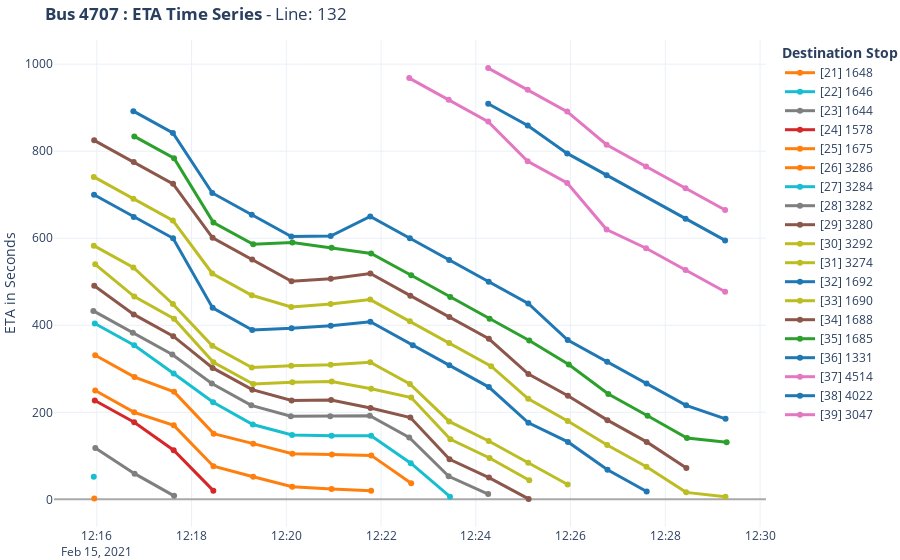

The notebook cell saved with this chart:
### Code cell
bus_id = '4707'
build_time_series_graph(th_df, TH, bus_id).show()

### Figure 1 — Plotly figure (JSON) as saved in the notebook; plotly's stock layout.template omitted (floating-point values rounded to 4 significant figures)
{"data": [{"hoverinfo": "text", "line": {"color": "#ff7f0e", "width": 3}, "mode": "lines+markers", "name": "[21] 1648", "text": ["<b>Bus : 4707</b> <br>Stop[21]: 1648<br>Time : 12:15:56<br>ETA : 2"], "type": "scatter", "x": ["2021-02-15T12:15:56.735648"], "y": [2]}, {"hoverinfo": "text", "line": {"color": "#17becf", "width": 3}, "mode": "lines+markers", "name": "[22] 1646", "text": ["<b>Bus : 4707</b> <br>Stop[22]: 1646<br>Time : 12:15:56<br>ETA : 52"], "type": "scatter", "x": ["2021-02-15T12:15:56.114607"], "y": [52]}, {"hoverinfo": "text", "line": {"color": "#7f7f7f", "width": 3}, "mode": "lines+markers", "name": "[23] 1644", "text": ["<b>Bus : 4707</b> <br>Stop[23]: 1644<br>Time : 12:15:58<br>ETA : 118", "<b>Bus : 4707</b> <br>Stop[23]: 1644<br>Time : 12:16:47<br>ETA : 59", "<b>Bus : 4707</b> <br>Stop[23]: 1644<br>Time : 12:17:37<br>ETA : 8"], "type": "scatter", "x": ["2021-02-15T12:15:58.063297", "2021-02-15T12:16:47.819223", "2021-02-15T12:17:37.844174"], "y": [118, 59, 8]}, {"hoverinfo": "text", "line": {"color": "#d62728", "width": 3}, "mode": "lines+markers", "name": "[24] 1578", "text": ["<b>Bus : 4707</b> <br>Stop[24]: 1578<br>Time : 12:15:57<br>ETA : 227", "<b>Bus : 4707</b> <br>Stop[24]: 1578<br>Time : 12:16:47<br>ETA : 177", "<b>Bus : 4707</b> <br>Stop[24]: 1578<br>Time : 12:17:37<br>ETA : 113", "<b>Bus : 4707</b> <br>Stop[24]: 1578<br>Time : 12:18:27<br>ETA : 20"], "type": "scatter", "x": ["2021-02-15T12:15:57.436022", "2021-02-15T12:16:47.323347", "2021-02-15T12:17:37.317011", "2021-02-15T12:18:27.556085"], "y": [227, 177, 113, 20]}, {"hoverinfo": "text", "line": {"color": "#ff7f0e", "width": 3}, "mode": "lines+markers", "name": "[25] 1675", "text": ["<b>Bus : 4707</b> <br>Stop[25]: 1675<br>Time : 12:15:57<br>ETA : 250", "<b>Bus : 4707</b> <br>Stop[25]: 1675<br>Time : 12:16:47<br>ETA : 200", "<b>Bus : 4707</b> <br>Stop[25]: 1675<br>Time : 12:17:37<br>ETA : 170", "<b>Bus : 4707</b> <br>Stop[25]: 1675<br>Time : 12:18:27<br>ETA : 76", "<b>Bus : 4707</b> <br>Stop[25]: 1675<br>Time : 12:19:18<br>ETA : 52", "<b>Bus : 4707</b> <br>Stop[25]: 1675<br>Time : 12:20:07<br>ETA : 29", "<b>Bus : 4707</b> <br>Stop[25]: 1675<br>Time : 12:20:57<br>ETA : 24", "<b>Bus : 4707</b> <br>Stop[25]: 1675<br>Time : 12:21:47<br>ETA : 20"], "type": "scatter", "x": ["2021-02-15T12:15:57.941938", "2021-02-15T12:16:47.333625", "2021-02-15T12:17:37.435572", "2021-02-15T12:18:27.675230", "2021-02-15T12:19:18.037544", "2021-02-15T12:20:07.454156", "2021-02-15T12:20:57.325830", "2021-02-15T12:21:47.405008"], "y": [250, 200, 170, 76, 52, 29, 24, 20]}, {"hoverinfo": "text", "line": {"color": "#ff7f0e", "width": 3}, "mode": "lines+markers", "name": "[26] 3286", "text": ["<b>Bus : 4707</b> <br>Stop[26]: 3286<br>Time : 12:15:57<br>ETA : 331", "<b>Bus : 4707</b> <br>Stop[26]: 3286<br>Time : 12:16:47<br>ETA : 281", "<b>Bus : 4707</b> <br>Stop[26]: 3286<br>Time : 12:17:37<br>ETA : 247", "<b>Bus : 4707</b> <br>Stop[26]: 3286<br>Time : 12:18:27<br>ETA : 151", "<b>Bus : 4707</b> <br>Stop[26]: 3286<br>Time : 12:19:18<br>ETA : 128", "<b>Bus : 4707</b> <br>Stop[26]: 3286<br>Time : 12:20:07<br>ETA : 105", "<b>Bus : 4707</b> <br>Stop[26]: 3286<br>Time : 12:20:57<br>ETA : 103", "<b>Bus : 4707</b> <br>Stop[26]: 3286<br>Time : 12:21:47<br>ETA : 101", "<b>Bus : 4707</b> <br>Stop[26]: 3286<br>Time : 12:22:38<br>ETA : 37"], "type": "scatter", "x": ["2021-02-15T12:15:57.947228", "2021-02-15T12:16:47.798728", "2021-02-15T12:17:37.841130", "2021-02-15T12:18:27.909858", "2021-02-15T12:19:18.049399", "2021-02-15T12:20:07.675483", "2021-02-15T12:20:57.648781", "2021-02-15T12:21:47.509000", "2021-02-15T12:22:38.148909"], "y": [331, 281, 247, 151, 128, 105, 103, 101, 37]}, {"hoverinfo": "text", "line": {"color": "#17becf", "width": 3}, "mode": "lines+markers", "name": "[27] 3284", "text": ["<b>Bus : 4707</b> <br>Stop[27]: 3284<br>Time : 12:15:57<br>ETA : 404", "<b>Bus : 4707</b> <br>Stop[27]: 3284<br>Time : 12:16:47<br>ETA : 354", "<b>Bus : 4707</b> <br>Stop[27]: 3284<br>Time : 12:17:37<br>ETA : 289", "<b>Bus : 4707</b> <br>Stop[27]: 3284<br>Time : 12:18:27<br>ETA : 223", "<b>Bus : 4707</b> <br>Stop[27]: 3284<br>Time : 12:19:17<br>ETA : 172", "<b>Bus : 4707</b> <br>Stop[27]: 3284<br>Time : 12:20:07<br>ETA : 148", "<b>Bus : 4707</b> <br>Stop[27]: 3284<br>Time : 12:20:57<br>ETA : 146", "<b>Bus : 4707</b> <br>Stop[27]: 3284<br>Time : 12:21:47<br>ETA : 146", "<b>Bus : 4707</b> <br>Stop[27]: 3284<br>Time : 12:22:37<br>ETA : 83", "<b>Bus : 4707</b> <br>Stop[27]: 3284<br>Time : 12:23:27<br>ETA : 6"], "type": "scatter", "x": ["2021-02-15T12:15:57.440088", "2021-02-15T12:16:47.330969", "2021-02-15T12:17:37.304894", "2021-02-15T12:18:27.308816", "2021-02-15T12:19:17.546693", "2021-02-15T12:20:07.285461", "2021-02-15T12:20:57.325796", "2021-02-15T12:21:47.363904", "2021-02-15T12:22:37.611739", "2021-02-15T12:23:27.285237"], "y": [404, 354, 289, 223, 172, 148, 146, 146, 83, 6]}, {"hoverinfo": "text", "line": {"color": "#7f7f7f", "width": 3}, "mode": "lines+markers", "name": "[28] 3282", "text": ["<b>Bus : 4707</b> <br>Stop[28]: 3282<br>Time : 12:15:55<br>ETA : 433", "<b>Bus : 4707</b> <br>Stop[28]: 3282<br>Time : 12:16:45<br>ETA : 383", "<b>Bus : 4707</b> <br>Stop[28]: 3282<br>Time : 12:17:35<br>ETA : 333", "<b>Bus : 4707</b> <br>Stop[28]: 3282<br>Time : 12:18:25<br>ETA : 266", "<b>Bus : 4707</b> <br>Stop[28]: 3282<br>Time : 12:19:15<br>ETA : 216", "<b>Bus : 4707</b> <br>Stop[28]: 3282<br>Time : 12:20:05<br>ETA : 191", "<b>Bus : 4707</b> <br>Stop[28]: 3282<br>Time : 12:20:55<br>ETA : 191", "<b>Bus : 4707</b> <br>Stop[28]: 3282<br>Time : 12:21:45<br>ETA : 192", "<b>Bus : 4707</b> <br>Stop[28]: 3282<br>Time : 12:22:35<br>ETA : 142", "<b>Bus : 4707</b> <br>Stop[28]: 3282<br>Time : 12:23:25<br>ETA : 53", "<b>Bus : 4707</b> <br>Stop[28]: 3282<br>Time : 12:24:15<br>ETA : 12"], "type": "scatter", "x": ["2021-02-15T12:15:55.585463", "2021-02-15T12:16:45.596058", "2021-02-15T12:17:35.570615", "2021-02-15T12:18:25.629695", "2021-02-15T12:19:15.623222", "2021-02-15T12:20:05.655875", "2021-02-15T12:20:55.580270", "2021-02-15T12:21:45.698466", "2021-02-15T12:22:35.623703", "2021-02-15T12:23:25.585815", "2021-02-15T12:24:15.647337"], "y": [433, 383, 333, 266, 216, 191, 191, 192, 142, 53, 12]}, {"hoverinfo": "text", "line": {"color": "#8c564b", "width": 3}, "mode": "lines+markers", "name": "[29] 3280", "text": ["<b>Bus : 4707</b> <br>Stop[29]: 3280<br>Time : 12:15:56<br>ETA : 491", "<b>Bus : 4707</b> <br>Stop[29]: 3280<br>Time : 12:16:46<br>ETA : 425", "<b>Bus : 4707</b> <br>Stop[29]: 3280<br>Time : 12:17:36<br>ETA : 375", "<b>Bus : 4707</b> <br>Stop[29]: 3280<br>Time : 12:18:26<br>ETA : 302", "<b>Bus : 4707</b> <br>Stop[29]: 3280<br>Time : 12:19:16<br>ETA : 252", "<b>Bus : 4707</b> <br>Stop[29]: 3280<br>Time : 12:20:06<br>ETA : 227", "<b>Bus : 4707</b> <br>Stop[29]: 3280<br>Time : 12:20:56<br>ETA : 228", "<b>Bus : 4707</b> <br>Stop[29]: 3280<br>Time : 12:21:46<br>ETA : 210", "<b>Bus : 4707</b> <br>Stop[29]: 3280<br>Time : 12:22:37<br>ETA : 188", "<b>Bus : 4707</b> <br>Stop[29]: 3280<br>Time : 12:23:26<br>ETA : 92", "<b>Bus : 4707</b> <br>Stop[29]: 3280<br>Time : 12:24:16<br>ETA : 50", "<b>Bus : 4707</b> <br>Stop[29]: 3280<br>Time : 12:25:06<br>ETA : 1"], "type": "scatter", "x": ["2021-02-15T12:15:56.719617", "2021-02-15T12:16:46.776724", "2021-02-15T12:17:36.781245", "2021-02-15T12:18:26.673405", "2021-02-15T12:19:16.818409", "2021-02-15T12:20:06.710720", "2021-02-15T12:20:56.694832", "2021-02-15T12:21:46.613941", "2021-02-15T12:22:37.063452", "2021-02-15T12:23:26.729607", "2021-02-15T12:24:16.659622", "2021-02-15T12:25:06.841887"], "y": [491, 425, 375, 302, 252, 227, 228, 210, 188, 92, 50, 1]}, {"hoverinfo": "text", "line": {"color": "#bcbd22", "width": 3}, "mode": "lines+markers", "name": "[30] 3292", "text": ["<b>Bus : 4707</b> <br>Stop[30]: 3292<br>Time : 12:15:57<br>ETA : 540", "<b>Bus : 4707</b> <br>Stop[30]: 3292<br>Time : 12:16:47<br>ETA : 466", "<b>Bus : 4707</b> <br>Stop[30]: 3292<br>Time : 12:17:37<br>ETA : 415", "<b>Bus : 4707</b> <br>Stop[30]: 3292<br>Time : 12:18:27<br>ETA : 315", "<b>Bus : 4707</b> <br>Stop[30]: 3292<br>Time : 12:19:18<br>ETA : 265", "<b>Bus : 4707</b> <br>Stop[30]: 3292<br>Time : 12:20:07<br>ETA : 269", "<b>Bus : 4707</b> <br>Stop[30]: 3292<br>Time : 12:20:57<br>ETA : 271", "<b>Bus : 4707</b> <br>Stop[30]: 3292<br>Time : 12:21:47<br>ETA : 254", "<b>Bus : 4707</b> <br>Stop[30]: 3292<br>Time : 12:22:38<br>ETA : 234", "<b>Bus : 4707</b> <br>Stop[30]: 3292<br>Time : 12:23:27<br>ETA : 138", "<b>Bus : 4707</b> <br>Stop[30]: 3292<br>Time : 12:24:17<br>ETA : 95", "<b>Bus : 4707</b> <br>Stop[30]: 3292<br>Time : 12:25:07<br>ETA : 44"], "type": "scatter", "x": ["2021-02-15T12:15:57.942569", "2021-02-15T12:16:47.483594", "2021-02-15T12:17:37.770638", "2021-02-15T12:18:27.680850", "2021-02-15T12:19:18.030137", "2021-02-15T12:20:07.650160", "2021-02-15T12:20:57.448550", "2021-02-15T12:21:47.432838", "2021-02-15T12:22:38.139290", "2021-02-15T12:23:27.811893", "2021-02-15T12:24:17.422724", "2021-02-15T12:25:07.669919"], "y": [540, 466, 415, 315, 265, 269, 271, 254, 234, 138, 95, 44]}, {"hoverinfo": "text", "line": {"color": "#bcbd22", "width": 3}, "mode": "lines+markers", "name": "[31] 3274", "text": ["<b>Bus : 4707</b> <br>Stop[31]: 3274<br>Time : 12:15:56<br>ETA : 583", "<b>Bus : 4707</b> <br>Stop[31]: 3274<br>Time : 12:16:46<br>ETA : 533", "<b>Bus : 4707</b> <br>Stop[31]: 3274<br>Time : 12:17:36<br>ETA : 449", "<b>Bus : 4707</b> <br>Stop[31]: 3274<br>Time : 12:18:26<br>ETA : 353", "<b>Bus : 4707</b> <br>Stop[31]: 3274<br>Time : 12:19:16<br>ETA : 303", "<b>Bus : 4707</b> <br>Stop[31]: 3274<br>Time : 12:20:06<br>ETA : 307", "<b>Bus : 4707</b> <br>Stop[31]: 3274<br>Time : 12:20:56<br>ETA : 309", "<b>Bus : 4707</b> <br>Stop[31]: 3274<br>Time : 12:21:46<br>ETA : 315", "<b>Bus : 4707</b> <br>Stop[31]: 3274<br>Time : 12:22:36<br>ETA : 265", "<b>Bus : 4707</b> <br>Stop[31]: 3274<br>Time : 12:23:26<br>ETA : 179", "<b>Bus : 4707</b> <br>Stop[31]: 3274<br>Time : 12:24:16<br>ETA : 134", "<b>Bus : 4707</b> <br>Stop[31]: 3274<br>Time : 12:25:06<br>ETA : 84", "<b>Bus : 4707</b> <br>Stop[31]: 3274<br>Time : 12:25:56<br>ETA : 34"], "type": "scatter", "x": ["2021-02-15T12:15:56.171383", "2021-02-15T12:16:46.270223", "2021-02-15T12:17:36.317166", "2021-02-15T12:18:26.229093", "2021-02-15T12:19:16.272849", "2021-02-15T12:20:06.233240", "2021-02-15T12:20:56.187866", "2021-02-15T12:21:46.279574", "2021-02-15T12:22:36.495939", "2021-02-15T12:23:26.212926", "2021-02-15T12:24:16.301684", "2021-02-15T12:25:06.309688", "2021-02-15T12:25:56.366497"], "y": [583, 533, 449, 353, 303, 307, 309, 315, 265, 179, 134, 84, 34]}, {"hoverinfo": "text", "line": {"color": "#1f77b4", "width": 3}, "mode": "lines+markers", "name": "[32] 1692", "text": ["<b>Bus : 4707</b> <br>Stop[32]: 1692<br>Time : 12:15:56<br>ETA : 700", "<b>Bus : 4707</b> <br>Stop[32]: 1692<br>Time : 12:16:46<br>ETA : 649", "<b>Bus : 4707</b> <br>Stop[32]: 1692<br>Time : 12:17:36<br>ETA : 600", "<b>Bus : 4707</b> <br>Stop[32]: 1692<br>Time : 12:18:26<br>ETA : 440", "<b>Bus : 4707</b> <br>Stop[32]: 1692<br>Time : 12:19:16<br>ETA : 389", "<b>Bus : 4707</b> <br>Stop[32]: 1692<br>Time : 12:20:06<br>ETA : 393", "<b>Bus : 4707</b> <br>Stop[32]: 1692<br>Time : 12:20:56<br>ETA : 399", "<b>Bus : 4707</b> <br>Stop[32]: 1692<br>Time : 12:21:46<br>ETA : 408", "<b>Bus : 4707</b> <br>Stop[32]: 1692<br>Time : 12:22:40<br>ETA : 354", "<b>Bus : 4707</b> <br>Stop[32]: 1692<br>Time : 12:23:26<br>ETA : 308", "<b>Bus : 4707</b> <br>Stop[32]: 1692<br>Time : 12:24:16<br>ETA : 258", "<b>Bus : 4707</b> <br>Stop[32]: 1692<br>Time : 12:25:06<br>ETA : 176", "<b>Bus : 4707</b> <br>Stop[32]: 1692<br>Time : 12:25:56<br>ETA : 132", "<b>Bus : 4707</b> <br>Stop[32]: 1692<br>Time : 12:26:46<br>ETA : 68", "<b>Bus : 4707</b> <br>Stop[32]: 1692<br>Time : 12:27:36<br>ETA : 18"], "type": "scatter", "x": ["2021-02-15T12:15:56.498830", "2021-02-15T12:16:46.746256", "2021-02-15T12:17:36.549486", "2021-02-15T12:18:26.678677", "2021-02-15T12:19:16.783695", "2021-02-15T12:20:06.633302", "2021-02-15T12:20:56.308149", "2021-02-15T12:21:46.441443", "2021-02-15T12:22:40.170281", "2021-02-15T12:23:26.506273", "2021-02-15T12:24:16.512011", "2021-02-15T12:25:06.582016", "2021-02-15T12:25:56.652960", "2021-02-15T12:26:46.753492", "2021-02-15T12:27:36.390574"], "y": [700, 649, 600, 440, 389, 393, 399, 408, 354, 308, 258, 176, 132, 68, 18]}, {"hoverinfo": "text", "line": {"color": "#bcbd22", "width": 3}, "mode": "lines+markers", "name": "[33] 1690", "text": ["<b>Bus : 4707</b> <br>Stop[33]: 1690<br>Time : 12:15:56<br>ETA : 741", "<b>Bus : 4707</b> <br>Stop[33]: 1690<br>Time : 12:16:46<br>ETA : 691", "<b>Bus : 4707</b> <br>Stop[33]: 1690<br>Time : 12:17:36<br>ETA : 641", "<b>Bus : 4707</b> <br>Stop[33]: 1690<br>Time : 12:18:26<br>ETA : 519", "<b>Bus : 4707</b> <br>Stop[33]: 1690<br>Time : 12:19:16<br>ETA : 469", "<b>Bus : 4707</b> <br>Stop[33]: 1690<br>Time : 12:20:06<br>ETA : 442", "<b>Bus : 4707</b> <br>Stop[33]: 1690<br>Time : 12:20:56<br>ETA : 449", "<b>Bus : 4707</b> <br>Stop[33]: 1690<br>Time : 12:21:46<br>ETA : 459", "<b>Bus : 4707</b> <br>Stop[33]: 1690<br>Time : 12:22:36<br>ETA : 409", "<b>Bus : 4707</b> <br>Stop[33]: 1690<br>Time : 12:23:26<br>ETA : 359", "<b>Bus : 4707</b> <br>Stop[33]: 1690<br>Time : 12:24:19<br>ETA : 306", "<b>Bus : 4707</b> <br>Stop[33]: 1690<br>Time : 12:25:06<br>ETA : 231", "<b>Bus : 4707</b> <br>Stop[33]: 1690<br>Time : 12:25:56<br>ETA : 180", "<b>Bus : 4707</b> <br>Stop[33]: 1690<br>Time : 12:26:46<br>ETA : 125", "<b>Bus : 4707</b> <br>Stop[33]: 1690<br>Time : 12:27:36<br>ETA : 75", "<b>Bus : 4707</b> <br>Stop[33]: 1690<br>Time : 12:28:26<br>ETA : 16", "<b>Bus : 4707</b> <br>Stop[33]: 1690<br>Time : 12:29:16<br>ETA : 6"], "type": "scatter", "x": ["2021-02-15T12:15:56.170809", "2021-02-15T12:16:46.279905", "2021-02-15T12:17:36.226303", "2021-02-15T12:18:26.224784", "2021-02-15T12:19:16.262262", "2021-02-15T12:20:06.233127", "2021-02-15T12:20:56.168608", "2021-02-15T12:21:46.257737", "2021-02-15T12:22:36.480642", "2021-02-15T12:23:26.194396", "2021-02-15T12:24:19.377665", "2021-02-15T12:25:06.336080", "2021-02-15T12:25:56.354050", "2021-02-15T12:26:46.328265", "2021-02-15T12:27:36.097340", "2021-02-15T12:28:26.325639", "2021-02-15T12:29:16.169935"], "y": [741, 691, 641, 519, 469, 442, 449, 459, 409, 359, 306, 231, 180, 125, 75, 16, 6]}, {"hoverinfo": "text", "line": {"color": "#8c564b", "width": 3}, "mode": "lines+markers", "name": "[34] 1688", "text": ["<b>Bus : 4707</b> <br>Stop[34]: 1688<br>Time : 12:15:56<br>ETA : 825", "<b>Bus : 4707</b> <br>Stop[34]: 1688<br>Time : 12:16:46<br>ETA : 775", "<b>Bus : 4707</b> <br>Stop[34]: 1688<br>Time : 12:17:36<br>ETA : 725", "<b>Bus : 4707</b> <br>Stop[34]: 1688<br>Time : 12:18:26<br>ETA : 601", "<b>Bus : 4707</b> <br>Stop[34]: 1688<br>Time : 12:19:16<br>ETA : 551", "<b>Bus : 4707</b> <br>Stop[34]: 1688<br>Time : 12:20:06<br>ETA : 501", "<b>Bus : 4707</b> <br>Stop[34]: 1688<br>Time : 12:20:56<br>ETA : 507", "<b>Bus : 4707</b> <br>Stop[34]: 1688<br>Time : 12:21:46<br>ETA : 519", "<b>Bus : 4707</b> <br>Stop[34]: 1688<br>Time : 12:22:37<br>ETA : 468", "<b>Bus : 4707</b> <br>Stop[34]: 1688<br>Time : 12:23:26<br>ETA : 419", "<b>Bus : 4707</b> <br>Stop[34]: 1688<br>Time : 12:24:16<br>ETA : 369", "<b>Bus : 4707</b> <br>Stop[34]: 1688<br>Time : 12:25:06<br>ETA : 288", "<b>Bus : 4707</b> <br>Stop[34]: 1688<br>Time : 12:25:56<br>ETA : 238", "<b>Bus : 4707</b> <br>Stop[34]: 1688<br>Time : 12:26:46<br>ETA : 182", "<b>Bus : 4707</b> <br>Stop[34]: 1688<br>Time : 12:27:36<br>ETA : 132", "<b>Bus : 4707</b> <br>Stop[34]: 1688<br>Time : 12:28:26<br>ETA : 72"], "type": "scatter", "x": ["2021-02-15T12:15:56.636058", "2021-02-15T12:16:46.733052", "2021-02-15T12:17:36.510753", "2021-02-15T12:18:26.629592", "2021-02-15T12:19:16.773474", "2021-02-15T12:20:06.575431", "2021-02-15T12:20:56.309024", "2021-02-15T12:21:46.425583", "2021-02-15T12:22:37.003857", "2021-02-15T12:23:26.483601", "2021-02-15T12:24:16.489065", "2021-02-15T12:25:06.583835", "2021-02-15T12:25:56.618249", "2021-02-15T12:26:46.665940", "2021-02-15T12:27:36.382811", "2021-02-15T12:28:26.665698"], "y": [825, 775, 725, 601, 551, 501, 507, 519, 468, 419, 369, 288, 238, 182, 132, 72]}, {"hoverinfo": "text", "line": {"color": "#2ca02c", "width": 3}, "mode": "lines+markers", "name": "[35] 1685", "text": ["<b>Bus : 4707</b> <br>Stop[35]: 1685<br>Time : 12:16:47<br>ETA : 834", "<b>Bus : 4707</b> <br>Stop[35]: 1685<br>Time : 12:17:37<br>ETA : 784", "<b>Bus : 4707</b> <br>Stop[35]: 1685<br>Time : 12:18:27<br>ETA : 636", "<b>Bus : 4707</b> <br>Stop[35]: 1685<br>Time : 12:19:17<br>ETA : 586", "<b>Bus : 4707</b> <br>Stop[35]: 1685<br>Time : 12:20:07<br>ETA : 590", "<b>Bus : 4707</b> <br>Stop[35]: 1685<br>Time : 12:20:57<br>ETA : 578", "<b>Bus : 4707</b> <br>Stop[35]: 1685<br>Time : 12:21:47<br>ETA : 565", "<b>Bus : 4707</b> <br>Stop[35]: 1685<br>Time : 12:22:38<br>ETA : 515", "<b>Bus : 4707</b> <br>Stop[35]: 1685<br>Time : 12:23:27<br>ETA : 465", "<b>Bus : 4707</b> <br>Stop[35]: 1685<br>Time : 12:24:17<br>ETA : 415", "<b>Bus : 4707</b> <br>Stop[35]: 1685<br>Time : 12:25:07<br>ETA : 365", "<b>Bus : 4707</b> <br>Stop[35]: 1685<br>Time : 12:25:57<br>ETA : 310", "<b>Bus : 4707</b> <br>Stop[35]: 1685<br>Time : 12:26:47<br>ETA : 242", "<b>Bus : 4707</b> <br>Stop[35]: 1685<br>Time : 12:27:37<br>ETA : 192", "<b>Bus : 4707</b> <br>Stop[35]: 1685<br>Time : 12:28:27<br>ETA : 141", "<b>Bus : 4707</b> <br>Stop[35]: 1685<br>Time : 12:29:17<br>ETA : 131"], "type": "scatter", "x": ["2021-02-15T12:16:47.455958", "2021-02-15T12:17:37.750199", "2021-02-15T12:18:27.685224", "2021-02-15T12:19:17.986079", "2021-02-15T12:20:07.674768", "2021-02-15T12:20:57.307847", "2021-02-15T12:21:47.398903", "2021-02-15T12:22:38.138558", "2021-02-15T12:23:27.569004", "2021-02-15T12:24:17.396368", "2021-02-15T12:25:07.656058", "2021-02-15T12:25:57.726835", "2021-02-15T12:26:47.816291", "2021-02-15T12:27:37.482616", "2021-02-15T12:28:27.407696", "2021-02-15T12:29:17.668781"], "y": [834, 784, 636, 586, 590, 578, 565, 515, 465, 415, 365, 310, 242, 192, 141, 131]}, {"hoverinfo": "text", "line": {"color": "#1f77b4", "width": 3}, "mode": "lines+markers", "name": "[36] 1331", "text": ["<b>Bus : 4707</b> <br>Stop[36]: 1331<br>Time : 12:16:46<br>ETA : 892", "<b>Bus : 4707</b> <br>Stop[36]: 1331<br>Time : 12:17:36<br>ETA : 842", "<b>Bus : 4707</b> <br>Stop[36]: 1331<br>Time : 12:18:26<br>ETA : 704", "<b>Bus : 4707</b> <br>Stop[36]: 1331<br>Time : 12:19:16<br>ETA : 654", "<b>Bus : 4707</b> <br>Stop[36]: 1331<br>Time : 12:20:06<br>ETA : 604", "<b>Bus : 4707</b> <br>Stop[36]: 1331<br>Time : 12:20:56<br>ETA : 605", "<b>Bus : 4707</b> <br>Stop[36]: 1331<br>Time : 12:21:46<br>ETA : 650", "<b>Bus : 4707</b> <br>Stop[36]: 1331<br>Time : 12:22:36<br>ETA : 600", "<b>Bus : 4707</b> <br>Stop[36]: 1331<br>Time : 12:23:26<br>ETA : 550", "<b>Bus : 4707</b> <br>Stop[36]: 1331<br>Time : 12:24:16<br>ETA : 500", "<b>Bus : 4707</b> <br>Stop[36]: 1331<br>Time : 12:25:06<br>ETA : 450", "<b>Bus : 4707</b> <br>Stop[36]: 1331<br>Time : 12:25:56<br>ETA : 366", "<b>Bus : 4707</b> <br>Stop[36]: 1331<br>Time : 12:26:46<br>ETA : 316", "<b>Bus : 4707</b> <br>Stop[36]: 1331<br>Time : 12:27:36<br>ETA : 266", "<b>Bus : 4707</b> <br>Stop[36]: 1331<br>Time : 12:28:26<br>ETA : 216", "<b>Bus : 4707</b> <br>Stop[36]: 1331<br>Time : 12:29:16<br>ETA : 185"], "type": "scatter", "x": ["2021-02-15T12:16:46.274293", "2021-02-15T12:17:36.341468", "2021-02-15T12:18:26.224565", "2021-02-15T12:19:16.274094", "2021-02-15T12:20:06.319124", "2021-02-15T12:20:56.193689", "2021-02-15T12:21:46.284683", "2021-02-15T12:22:36.478024", "2021-02-15T12:23:26.220960", "2021-02-15T12:24:16.319756", "2021-02-15T12:25:06.358415", "2021-02-15T12:25:56.368518", "2021-02-15T12:26:46.354303", "2021-02-15T12:27:36.246086", "2021-02-15T12:28:26.322062", "2021-02-15T12:29:16.295186"], "y": [892, 842, 704, 654, 604, 605, 650, 600, 550, 500, 450, 366, 316, 266, 216, 185]}, {"hoverinfo": "text", "line": {"color": "#e377c2", "width": 3}, "mode": "lines+markers", "name": "[37] 4514", "text": ["<b>Bus : 4707</b> <br>Stop[37]: 4514<br>Time : 12:22:35<br>ETA : 968", "<b>Bus : 4707</b> <br>Stop[37]: 4514<br>Time : 12:23:25<br>ETA : 918", "<b>Bus : 4707</b> <br>Stop[37]: 4514<br>Time : 12:24:15<br>ETA : 868", "<b>Bus : 4707</b> <br>Stop[37]: 4514<br>Time : 12:25:05<br>ETA : 777", "<b>Bus : 4707</b> <br>Stop[37]: 4514<br>Time : 12:25:55<br>ETA : 727", "<b>Bus : 4707</b> <br>Stop[37]: 4514<br>Time : 12:26:45<br>ETA : 620", "<b>Bus : 4707</b> <br>Stop[37]: 4514<br>Time : 12:27:35<br>ETA : 577", "<b>Bus : 4707</b> <br>Stop[37]: 4514<br>Time : 12:28:25<br>ETA : 527", "<b>Bus : 4707</b> <br>Stop[37]: 4514<br>Time : 12:29:15<br>ETA : 477"], "type": "scatter", "x": ["2021-02-15T12:22:35.659719", "2021-02-15T12:23:25.613530", "2021-02-15T12:24:15.693925", "2021-02-15T12:25:05.687315", "2021-02-15T12:25:55.699999", "2021-02-15T12:26:45.626385", "2021-02-15T12:27:35.620585", "2021-02-15T12:28:25.620282", "2021-02-15T12:29:15.712929"], "y": [968, 918, 868, 777, 727, 620, 577, 527, 477]}, {"hoverinfo": "text", "line": {"color": "#1f77b4", "width": 3}, "mode": "lines+markers", "name": "[38] 4022", "text": ["<b>Bus : 4707</b> <br>Stop[38]: 4022<br>Time : 12:24:15<br>ETA : 909", "<b>Bus : 4707</b> <br>Stop[38]: 4022<br>Time : 12:25:05<br>ETA : 859", "<b>Bus : 4707</b> <br>Stop[38]: 4022<br>Time : 12:25:55<br>ETA : 795", "<b>Bus : 4707</b> <br>Stop[38]: 4022<br>Time : 12:26:45<br>ETA : 745", "<b>Bus : 4707</b> <br>Stop[38]: 4022<br>Time : 12:28:25<br>ETA : 645", "<b>Bus : 4707</b> <br>Stop[38]: 4022<br>Time : 12:29:15<br>ETA : 595"], "type": "scatter", "x": ["2021-02-15T12:24:15.696154", "2021-02-15T12:25:05.680286", "2021-02-15T12:25:55.698840", "2021-02-15T12:26:45.640658", "2021-02-15T12:28:25.622854", "2021-02-15T12:29:15.711838"], "y": [909, 859, 795, 745, 645, 595]}, {"hoverinfo": "text", "line": {"color": "#e377c2", "width": 3}, "mode": "lines+markers", "name": "[39] 3047", "text": ["<b>Bus : 4707</b> <br>Stop[39]: 3047<br>Time : 12:24:15<br>ETA : 991", "<b>Bus : 4707</b> <br>Stop[39]: 3047<br>Time : 12:25:05<br>ETA : 941", "<b>Bus : 4707</b> <br>Stop[39]: 3047<br>Time : 12:25:55<br>ETA : 891", "<b>Bus : 4707</b> <br>Stop[39]: 3047<br>Time : 12:26:45<br>ETA : 815", "<b>Bus : 4707</b> <br>Stop[39]: 3047<br>Time : 12:27:35<br>ETA : 765", "<b>Bus : 4707</b> <br>Stop[39]: 3047<br>Time : 12:28:25<br>ETA : 715", "<b>Bus : 4707</b> <br>Stop[39]: 3047<br>Time : 12:29:15<br>ETA : 665"], "type": "scatter", "x": ["2021-02-15T12:24:15.676579", "2021-02-15T12:25:05.689276", "2021-02-15T12:25:55.692727", "2021-02-15T12:26:45.624594", "2021-02-15T12:27:35.604305", "2021-02-15T12:28:25.614397", "2021-02-15T12:29:15.713273"], "y": [991, 941, 891, 815, 765, 715, 665]}], "layout": {"hovermode": "closest", "legend": {"title": {"text": "<b>Destination Stop</b>"}}, "margin": {"b": 0, "l": 0, "r": 0, "t": 40}, "title": {"text": "<b>Bus 4707 : ETA Time Series</b> - Line: 132"}, "yaxis": {"nticks": 10, "title": {"text": "ETA in Seconds"}, "zerolinecolor": "darkgrey"}}}
